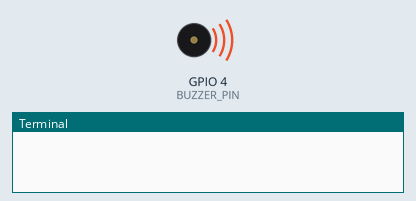
Recording of a program running on a simulated Raspberry Pi (BCM pin numbers). On the bench: buzzer (waves = sounding), the last lines printed to the terminal. At 15.4 s the program stops and its outputs stay as they are.

Above: at 0.1 s.
At 15.5 s:
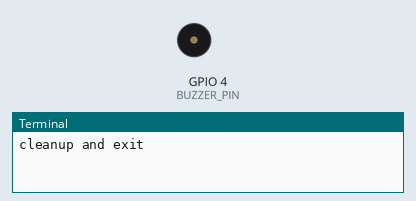
Timing chart, 0 to 16.9 s (numbered marks = the images above):
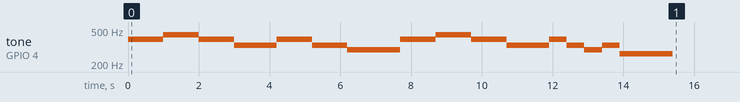

The program:

piezo_buzzer_task.py
```python
import RPi.GPIO as GPIO
import time

BUZZER_PIN = 4

GPIO.setmode(GPIO.BCM)
GPIO.setup(BUZZER_PIN, GPIO.OUT)

# 주파수
pwm = GPIO.PWM(BUZZER_PIN, 262)
pwm.start(10) # duty cycle (0~100) . 소리 크기

melody_1 = [392, 392, 440, 440, 392, 392, 330]

melody_2 = [392, 392, 330, 330, 294]

melody_3 = [392, 330, 294, 330, 262]

try:
    for i in melody_1:
        pwm.ChangeFrequency(i)
        time.sleep(0.5)
    time.sleep(0.7)
    for i in melody_2:
        pwm.ChangeFrequency(i)
        time.sleep(0.5)
    time.sleep(1.0)
    for i in melody_1:
        pwm.ChangeFrequency(i)
        time.sleep(0.5)
    time.sleep(0.7)
    for i in melody_3:
        pwm.ChangeFrequency(i)
        time.sleep(0.5)
    time.sleep(1.0)

finally:
    pwm.stop()
    GPIO.cleanup()
    print('cleanup and exit')
```

Measured:
- by itself, tone on GPIO 4 (BUZZER_PIN): plays 392 Hz for 1.0 s, 440 Hz for 1.0 s, 392 Hz for 1.0 s, 330 Hz for 1.2 s, 392 Hz for 1.0 s, 330 Hz for 1.0 s … (16 notes in this stretch)
